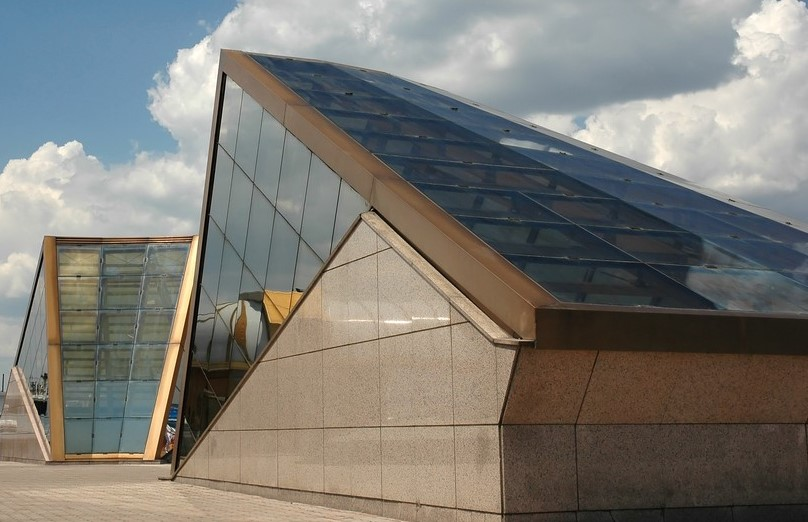
#> input picture task4/data/test1.jpeg, 808 x 522 px
$ python hough.py
#> lines starting #> are read from the running program, lines starting #| are printed output that depends on the picture
import cv2
import numpy as np
from PIL import Image


# 根据已知两点坐标，求过这两点的直线解析方程： a*x+b*y+c = 0  (a >= 0)
def getLinearEquation(p1x, p1y, p2x, p2y):
    sign = 1
    a = p2y - p1y
    if a < 0:
        sign = -1
        a = sign * a
    b = sign * (p1x - p2x)
    c = sign * (p1y * p2x - p1x * p2y)
    return [a, b, c]


# 根据直线的起点与终点计算出平行距离D的平行线的方程
# def getLinearEquation(p1x, p1y, p2x, p2y, distance):
#     """
#     :param p1x: 起点X
#     :param p1y: 起点Y
#     :param p2x: 终点X
#     :param p2y: 终点Y
#     :param distance: 平距
#     :param left_right: 向左还是向右
#     """
#     e = getLinearEquation(p1x, p1y, p2x, p2y)
#     f = distance * math.sqrt(e.a * e.a + e.b * e.b)
#     m1 = e.c + f
#     m2 = e.c - f
#     # result = 值1 if 条件 else 值2
#     c2 = m1 if p2y - p1y < 0 else m2
#     return [e.a, e.b, c2]

def General_line(x1, y1, x2, y2):
    # 一般式 Ax+By+C=0
    A = y2 - y1
    B = x2 - x1
    C = x2 * y1 - x1 * y2
    k = A / B
    b = C / B
    return k, b

def hough2(inp, oup):
    # original_img = cv2.imread(inp, 0)
#> called with inp = './data/test1.jpeg', oup = './data/hough_detect.jpg'
    original_img = cv2.imread(inp)
#> original_img is the input picture: shape (522, 808, 3); mean B, G, R 116.8, 123, 125.3
    img = cv2.resize(original_img, None, fx=0.8, fy=0.8, interpolation=cv2.INTER_CUBIC)
    img = cv2.GaussianBlur(img, (3, 3), 0)
    edges = cv2.Canny(img, 50, 150, apertureSize=3)
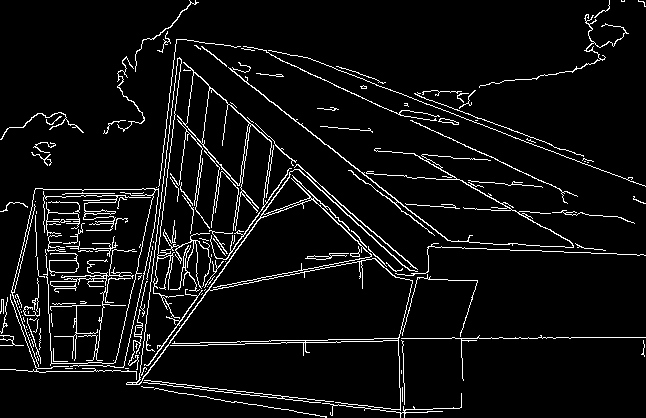
#> edges: shape (418, 646); 6% white in thin lines or dots
    # lines = cv2.HoughLines(edges, 1, np.pi / 180, 89)  # 这里对最后一个参数使用了经验型的值
    lines = cv2.HoughLinesP(edges, 1, (1 * np.pi / 180), 18, minLineLength=220, maxLineGap=5)
#> lines = [[202, 47, 449, 240], [138, 381, 178, 58], [302, 56, 585, 164]]
    result = img.copy()
    print(len(lines))
#| 3
    for line in lines:
        for x1, y1, x2, y2 in line:
            cv2.line(result, (x1, y1), (x2, y2), (0, 0, 255), 2)
            # k, b = General_line(x1, y1, x2, y2)  # 求直线方程k,b
            a, b, c = getLinearEquation(x1, y1, x2, y2)  # 求直线方程k,b
            print(str(a) + "x + " + str(b) + "y + " + str(c) + " = 0")  # 控制台打印直线方程
        pass
#> this loop made 3 passes
#> line on passes 1 to 3: [[202, 47, 449, 240]], [[138, 381, 178, 58]], [[302, 56, 585, 164]]
#| 193x + -247y + -27377 = 0
#| 323x + 40y + -59814 = 0
#| 108x + -283y + -16768 = 0
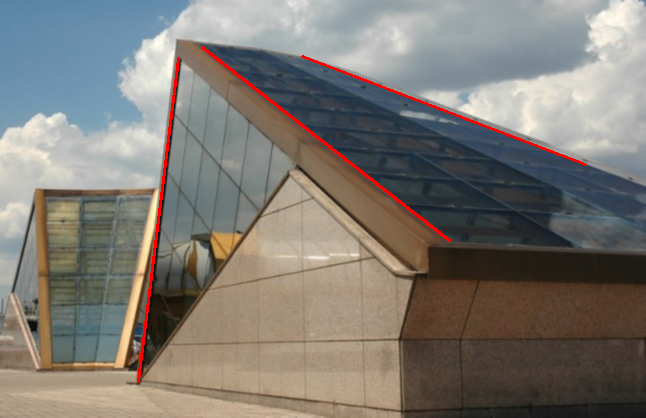
#> result: shape (418, 646, 3); mean B, G, R 116, 122.2, 127.1
    # for line in lines:
    #     rho = line[0][0]  # 第一个元素是距离rho
    #     theta = line[0][1]  # 第二个元素是角度theta
    #     print(rho)
    #     print(theta)
    #     if (theta < (np.pi / 4.)) or (theta > (3. * np.pi / 4.0)):  # 垂直直线
    #         pt1 = (int(rho / np.cos(theta)), 0)  # 该直线与第一行的交点
    #         # 该直线与最后一行的焦点
    #         pt2 = (int((rho - result.shape[0] * np.sin(theta)) / np.cos(theta)), result.shape[0])
    #         cv2.line(result, pt1, pt2, (255, 0, 0), 1)  # 绘制一条白线
    #     else:  # 水平直线
    #         pt1 = (0, int(rho / np.sin(theta)))  # 该直线与第一列的交点
    #         # 该直线与最后一列的交点
    #         pt2 = (result.shape[1], int((rho - result.shape[1] * np.cos(theta)) / np.sin(theta)))
    #         cv2.line(result, pt1, pt2, (255, 0, 0), 1)  # 绘制一条直线
    # 设置字体

    cv2.imshow('Canny', edges)
    cv2.imshow('Result', result)
    cv2.waitKey(0)
    cv2.destroyAllWindows()
    edges = Image.fromarray(edges).convert('L')
    # result = Image.fromarray(result).convert('L')
    # result.save(oup)
    edges.save("./data/rode_example_edges.jpg")
    cv2.imwrite("./data/result_example_edges.jpg", result)


if __name__ == '__main__':

    # main
    inp = "./data/test1.jpeg"
    oup = "./data/hough_detect.jpg"
    hough2(inp, oup)

$ run again, with task4/data/test.jpeg copied over task4/data/test1.jpeg
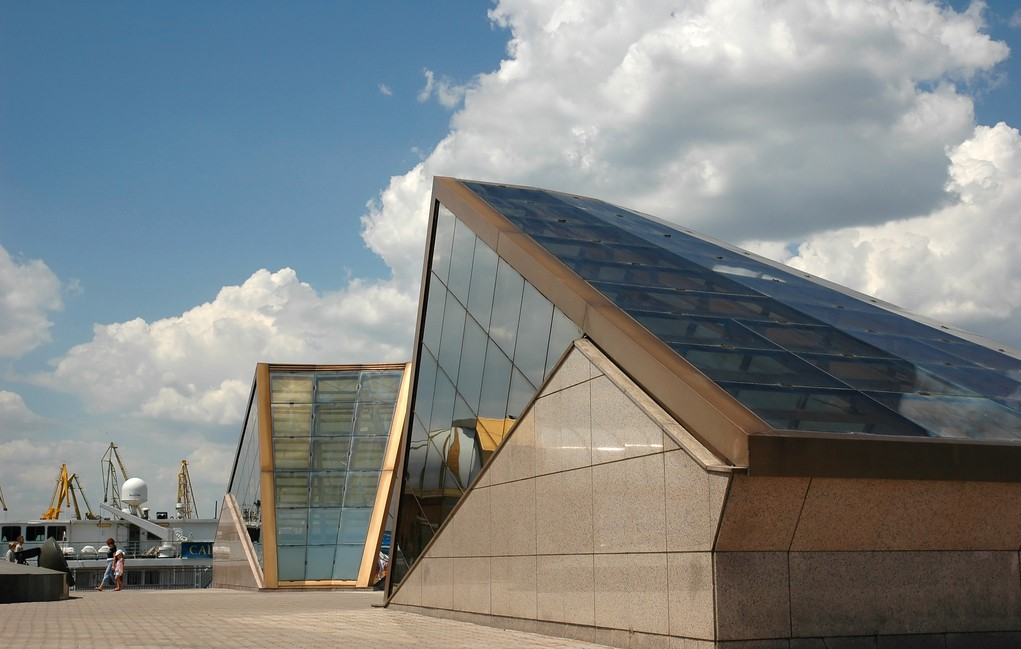
#> input picture task4/data/test.jpeg, 1021 x 649 px
#> in hough2, original_img is the input picture: shape (649, 1021, 3); mean B, G, R 133.9, 133.4, 128
#> in hough2, `edges = cv2.Canny(img, 50, 150, apertureSize=3)`:
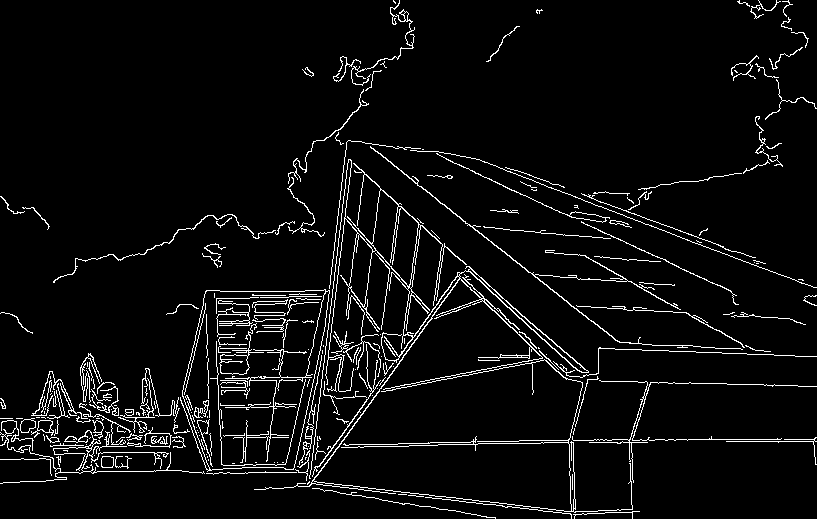
#> edges: shape (519, 817); 5% white in thin lines or dots
#> lines = [[308, 486, 348, 159], [349, 485, 575, 512], [474, 158, 751, 264]]
#| 3
#> the loop in hough2, `for line in lines:` made 3 passes
#> line on passes 1 to 3: [[308, 486, 348, 159]], [[349, 485, 575, 512]], [[474, 158, 751, 264]]
#> (printed output is left out)
#> after the loop in hough2, `for line in lines:`:
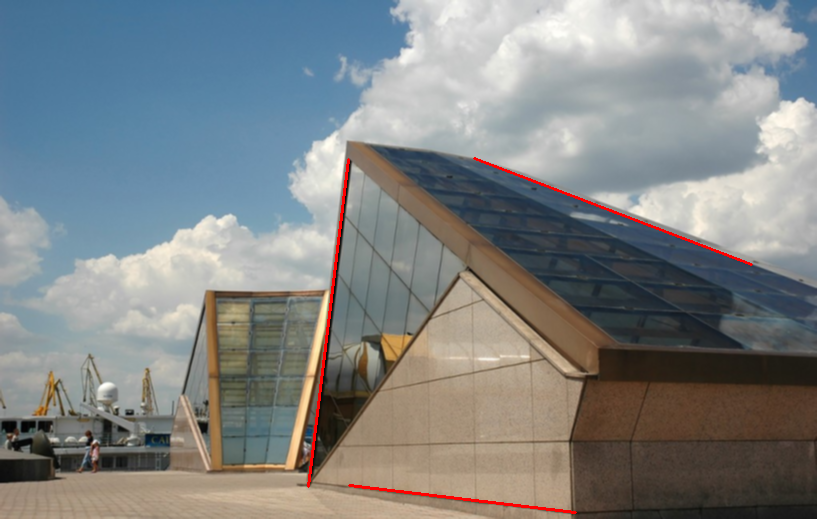
#> result: shape (519, 817, 3); mean B, G, R 133.4, 132.9, 128.9
